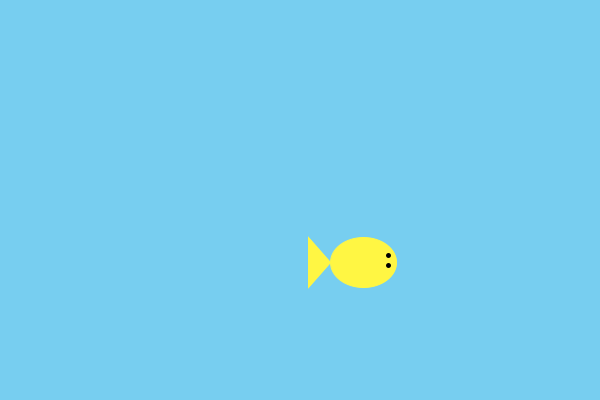
Frame 1 (no input)
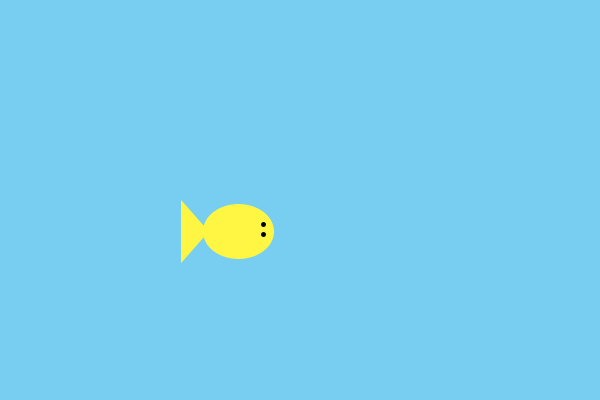
Frame 60 (the mouse pressed at the canvas centre just before this capture)
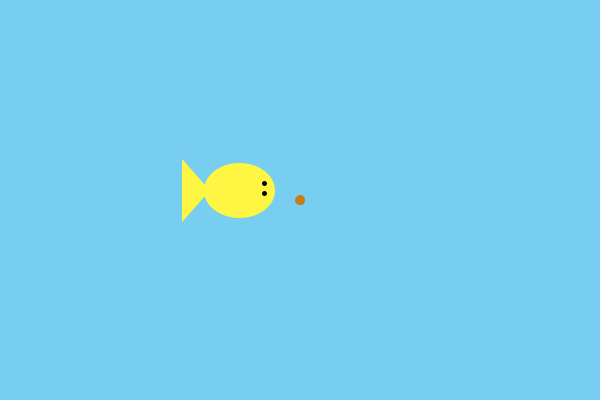
Frame 120 (the mouse held since frame 60 and released just before this capture)

The Processing sketch that drew these frames (run headless with seeded random() and noise(); from frame 60 on, the mouse is pressed at the canvas centre):

// Processing sketch: Fish_Interaction
// ── Fish_Interaction.pde
//Harry Pham 79422112
Fish f;
void setup(){
  size(600,400);
  smooth();
  f = new Fish(width/2,height/2);
  frameRate(30);
}
void draw(){
  background(119,206,240);
  f.run();
}

// ── Fish.pde
class Fish {
  //Global
  //Creates PVector for Coordinates
  //Noise walk adapted from Nature of Code
  PVector location;
  PVector noff;
  //Coordinates of food that fish will head towards
  int foodx, foody;
  //List of area where food are, true if food is there and false otherwise
  boolean foodlist[][] = new boolean[width][height];
  //Amount of food
  int amount;
  //Hunger level of fish. If below 0, fish starts losing health.
  float hungerlevel=100;
  //Health level of fish.  If below 100, fish is dead.
  float health = 100;
  //Constructor
  Fish(float _x, float _y){
    location = new PVector(_x, _y);
    noff = new PVector(0,10000);
  }
  //Functions
  //Runs the Fish class when called
  void run(){
    starving();
    placefood();
    foodnumber();
    walk();
    eat();
    display();
  }
  void display() {
    ellipseMode(CENTER);
    rectMode(CENTER);
    //Body
    stroke(255,246,67);
    fill(255,246,67);
    ellipse(location.x,location.y,66,50);
    //Fin
    stroke(255,246,67);
    fill(255,246,67);
    triangle(location.x-33,location.y,location.x-55,location.y-25,location.x-55,location.y+25);
    //Eyes
    if(health>0){
      stroke(0);
      strokeWeight(5);
      point(location.x+25,location.y-7);
      point(location.x+25,location.y+3);
    }
    //Stops Fish from Moving once dead
    else{
      stroke(0);
      strokeWeight(3);
      line(location.x+15,location.y-10,location.x+20,location.y-4);
      line(location.x+20,location.y-10,location.x+15,location.y-4);
      line(location.x+15,location.y+6,location.x+20,location.y);
      line(location.x+20,location.y+6,location.x+15,location.y);
      println("Fish is dead x.x");
      noLoop();
    }
  }
  //Moves Fish
  void walk() {
    if (health>0){
      //Every movement increases hunger by a random amount
      float hungerincrease = random(0.5);
      hungerlevel -= hungerincrease;
      //If fish is hungry, checks for food and heads in that direction
      if (hungerlevel < 50){
        if (amount>0){
          if (foodlist[foodx][foody]==false){
            for (int i = 0; i < width; i++){
              for (int j = 0; j < height; j++){
                if (foodlist[i][j]==true){
                  foodx = i;
                  foody = j;
                }
              }
            }
          }
          if (foodx>location.x && foody>location.y){
            location.x += 5;
            location.y += 5;
          }
          else if(foodx<location.x && foody<location.y){
            location.x -= 5;
            location.y -= 5;
          }
          if (foodx>location.x && foody<location.y){
            location.x += 5;
            location.y -= 5;
          }
          else if(foodx<location.x && foody>location.y){
            location.x -= 5;
            location.y += 5;
          }
        }
        //If fish is hungry and there is no food around moves faster
        else{
          location.x = map(noise(noff.x),0,1,0,width);
          location.y = map(noise(noff.y),0,1,0,height);
          noff.add(0.05,0.05,0);
        }
      }
      //If fish isn't hungry, moves normally in a noise walk
      else if (hungerlevel>=50){
        location.x = map(noise(noff.x),0,1,0,width);
        location.y = map(noise(noff.y),0,1,0,height);
        noff.add(0.01,0.01,0);
      }
      //Constrains the fish to the window
      location.x = constrain(location.x,0,width-33);
      location.y = constrain(location.y,0,height-25);
    }
  }
  //Checks for mouse input to place food
  void placefood(){
    if (mousePressed == true){
      int xmouse = mouseX;
      int ymouse = mouseY;
      foodlist[xmouse][ymouse]=true;
    }
    //Displays food
    for (int i = 0; i < width; i++){
      for (int j = 0; j < height; j++){
        if (foodlist[i][j]==true){
          fill(201,123,20);
          stroke(201,123,20);
          ellipse(i,j,5,5);
        }
      } 
    }
  }
  //Checks if there is any food around
  void foodnumber(){
    amount=0;
    for(int i = 0; i<width;i++){
      for(int j = 0; j<height;j++){
        if (foodlist[i][j]==true){
          amount+=1;
        }
      }
    }
  }
  //Makes the fish eat if hungry, decreases hunger by a number between 5 and 25
  void eat(){
    if (dist(location.x,location.y,foodx,foody)<=25){
      hungerlevel += random(5,25);
      int area=25;
      for(int i = 0; i<area;i++){
        foodlist[foodx+i][foody+i]=false;
        foodlist[foodx-i][foody-i]=false;
      }
    }
  }
  //If fish's hunger is below 100 makes fish start to lose health.  If health is 0 or below, fish is dead.
  void starving(){
    if (hungerlevel<0){
      health-=1;
    }
  }
}
    
